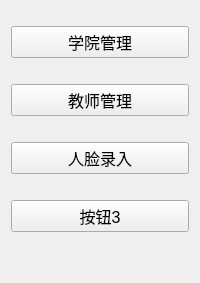
        <widget class="QWidget" name="widget_3" native="true">
         <layout class="QVBoxLayout" name="verticalLayout_2">
          <item>
           <spacer name="verticalSpacer_4">
            <property name="orientation">
             <enum>Qt::Vertical</enum>
            </property>
            <property name="sizeType">
             <enum>QSizePolicy::Minimum</enum>
            </property>
            <property name="sizeHint" stdset="0">
             <size>
              <width>20</width>
              <height>15</height>
             </size>
            </property>
           </spacer>
          </item>
          <item>
           <widget class="QPushButton" name="pushButton_10">
            <property name="font">
             <font>
              <pointsize>12</pointsize>
             </font>
            </property>
            <property name="text">
             <string>学院管理</string>
            </property>
           </widget>
          </item>
          <item>
           <spacer name="verticalSpacer_3">
            <property name="orientation">
             <enum>Qt::Vertical</enum>
            </property>
            <property name="sizeType">
             <enum>QSizePolicy::Minimum</enum>
            </property>
            <property name="sizeHint" stdset="0">
             <size>
              <width>20</width>
              <height>20</height>
             </size>
            </property>
           </spacer>
          </item>
          <item>
           <widget class="QPushButton" name="pushButton_6">
            <property name="font">
             <font>
              <pointsize>12</pointsize>
             </font>
            </property>
            <property name="text">
             <string>教师管理</string>
            </property>
           </widget>
          </item>
          <item>
           <spacer name="verticalSpacer_5">
            <property name="orientation">
             <enum>Qt::Vertical</enum>
            </property>
            <property name="sizeType">
             <enum>QSizePolicy::Minimum</enum>
            </property>
            <property name="sizeHint" stdset="0">
             <size>
              <width>20</width>
              <height>20</height>
             </size>
            </property>
           </spacer>
          </item>
          <item>
           <widget class="QPushButton" name="pushButton_7">
            <property name="font">
             <font>
              <pointsize>12</pointsize>
             </font>
            </property>
            <property name="text">
             <string>人脸录入</string>
            </property>
           </widget>
          </item>
          <item>
           <spacer name="verticalSpacer_2">
            <property name="orientation">
             <enum>Qt::Vertical</enum>
            </property>
            <property name="sizeType">
             <enum>QSizePolicy::Minimum</enum>
            </property>
            <property name="sizeHint" stdset="0">
             <size>
              <width>20</width>
              <height>20</height>
             </size>
            </property>
           </spacer>
          </item>
          <item>
           <widget class="QPushButton" name="pushButton_8">
            <property name="font">
             <font>
              <pointsize>12</pointsize>
             </font>
            </property>
            <property name="text">
             <string>按钮3</string>
            </property>
           </widget>
          </item>
          <item>
           <spacer name="verticalSpacer">
            <property name="orientation">
             <enum>Qt::Vertical</enum>
            </property>
            <property name="sizeHint" stdset="0">
             <size>
              <width>20</width>
              <height>40</height>
             </size>
            </property>
           </spacer>
          </item>
         </layout>
        </widget>
